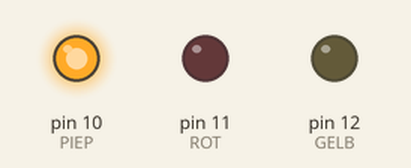
A sketch run on a simulated Arduino Uno, built with avr-gcc and run on an emulated ATmega328P. Shown: output pins drawn as LEDs (lit = HIGH).

Above: at 0.45 s.
At 1.25 s:
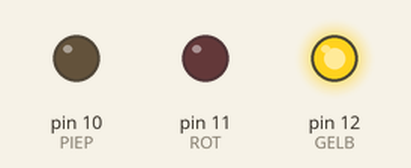
At 2.6 s:
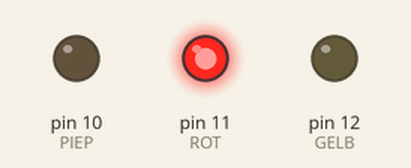
Timing chart, 0 to 3.0 s (numbered marks = the images above):
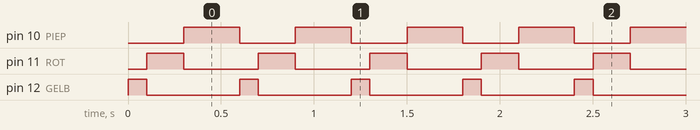

The sketch:

lichtorgel.ino
```cpp
//Anschlüsse benennen
int GELB = 12;
int ROT = 11;
int PIEP = 10;

/**
 * Anschlüsse einrichten
 */
void setup() {

  // put your setup code here, to run once:
  pinMode(GELB, OUTPUT);
  pinMode(ROT, OUTPUT);
  pinMode(PIEP, OUTPUT);

}

/**
 * Das Hauptprogramm
 */
void loop() {

 lichtorgel(true);

}

/**
 * Lichtorgel
 */
void lichtorgel(boolean an) {

  if (an) {

    blinken(GELB, 100);
    blinken(ROT,  200);
    blinken(PIEP, 300);
  }

}


/**
 * Blinkt für eine gewisse Zeit
 */
void blinken(int led, int zeit) {

  digitalWrite(led, HIGH);
  delay(zeit);
  digitalWrite(led, LOW);
  //delay(zeit);

}
```

Measured:
- by itself, pin 10 (PIEP): alternates HIGH for 0.30 s and LOW for 0.30 s
- by itself, pin 11 (ROT): alternates HIGH for 0.20 s and LOW for 0.40 s
- by itself, pin 12 (GELB): alternates HIGH for 0.10 s and LOW for 0.50 s
